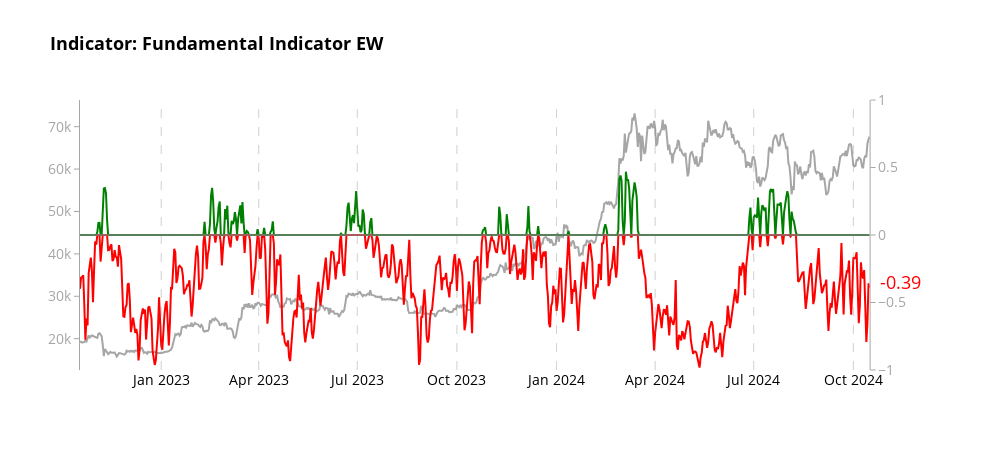
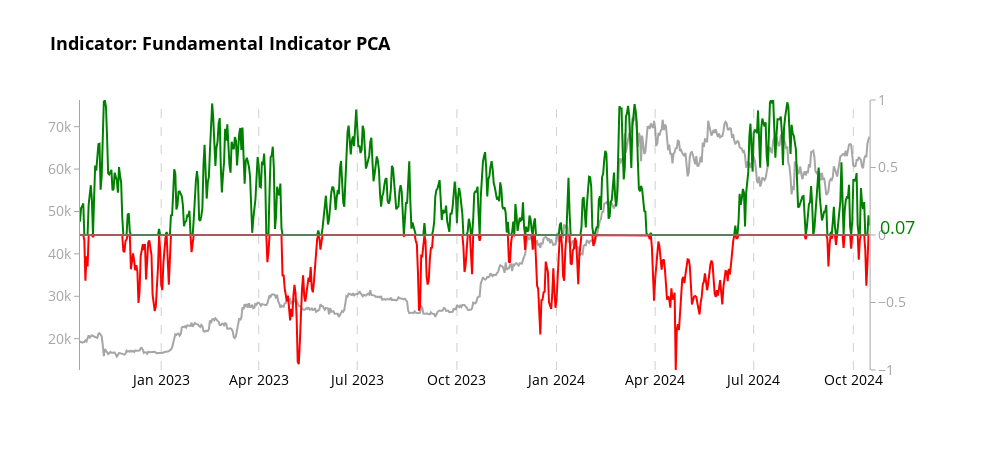
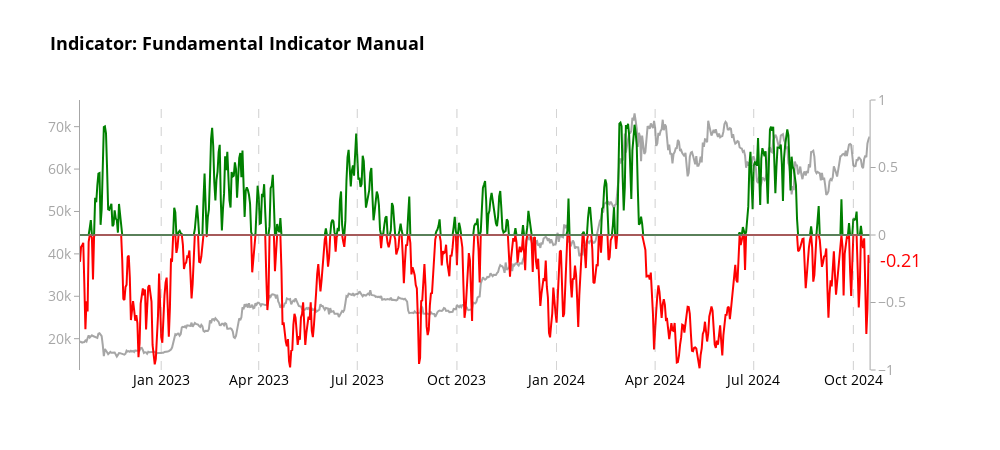

The notebook cell these images were saved under, in order:
### Code cell
# Create charts for each aggregator
aggregators = [
    ('aggregate_indicator_equalweight', "Indicator: Fundamental Indicator EW"),
    ('aggregate_indicator_PCA', "Indicator: Fundamental Indicator PCA"),
    ('aggregate_indicator_manual', "Indicator: Fundamental Indicator Manual")
    
]

for aggregator, title in aggregators:
    fig = create_aggregator_chart(merged_df, aggregator, title)
    
    # Shows the plot
    fig.show()
    
    # Optionally, save the plot as an HTML file
    pio.write_html(fig, file=f'aggregated_analysis_fundamental_{aggregator}_two_year.html')

print("All charts have been displayed and saved as separate HTML files.")

### Figure 1 — Plotly figure (JSON) as saved in the notebook; plotly's stock layout.template omitted (floating-point values rounded to 4 significant figures; data arrays with more than 128 entries replaced by an {"elided": "..."} marker saying what was removed)
{"data": [{"line": {"color": "rgba(128, 128, 128, 0.7)", "width": 2}, "mode": "lines", "name": "Price USD", "x": {"elided": "730 str values"}, "y": {"elided": "730 float values"}, "type": "scatter", "xaxis": "x", "yaxis": "y"}, {"fill": "tozeroy", "fillcolor": "rgba(255,0,0,0)", "line": {"color": "green", "width": 2}, "mode": "lines", "name": "aggregate_indicator_equalweight (Positive)", "x": {"elided": "730 str values"}, "y": {"elided": "730 float values"}, "type": "scatter", "xaxis": "x", "yaxis": "y2"}, {"fill": "tozeroy", "fillcolor": "rgba(0,0,255,0)", "line": {"color": "red", "width": 2}, "mode": "lines", "name": "aggregate_indicator_equalweight (Negative)", "x": {"elided": "730 str values"}, "y": {"elided": "730 float values"}, "type": "scatter", "xaxis": "x", "yaxis": "y2"}, {"hoverinfo": "skip", "line": {"color": "rgba(128, 128, 128, 0.7)", "width": 2}, "showlegend": false, "x": {"elided": "730 str values"}, "y": {"elided": "730 int values"}, "type": "scatter", "xaxis": "x", "yaxis": "y2"}], "layout": {"xaxis": {"anchor": "y", "domain": [0.0, 0.94], "tickfont": {"color": "black", "size": 14}, "showgrid": false, "zeroline": false}, "yaxis": {"anchor": "x", "domain": [0.0, 1.0], "tickfont": {"color": "rgba(128, 128, 128, 0.7)", "size": 14}, "title": {"font": {"size": 18}, "text": ""}, "showgrid": false, "zeroline": false, "showline": true, "linecolor": "rgba(128, 128, 128, 0.7)", "ticks": "outside", "tickcolor": "rgba(128, 128, 128, 0.7)"}, "yaxis2": {"anchor": "x", "overlaying": "y", "side": "right", "tickfont": {"color": "rgba(128, 128, 128, 0.7)", "size": 14}, "title": {"font": {"size": 18}, "text": ""}, "showgrid": false, "range": [-1, 1], "zeroline": false, "showline": true, "linecolor": "rgba(128, 128, 128, 0.7)", "ticks": "outside", "tickcolor": "rgba(128, 128, 128, 0.7)"}, "shapes": [{"line": {"color": "rgba(128, 128, 128, 0.7)", "dash": "dash", "width": 0.75}, "opacity": 0.7, "type": "line", "x0": "2023-01-01T00:00:00", "x1": "2023-01-01T00:00:00", "xref": "x", "y0": 0, "y1": 1, "yref": "y domain"}, {"line": {"color": "rgba(128, 128, 128, 0.7)", "dash": "dash", "width": 0.75}, "opacity": 0.7, "type": "line", "x0": "2024-01-01T00:00:00", "x1": "2024-01-01T00:00:00", "xref": "x", "y0": 0, "y1": 1, "yref": "y domain"}, {"line": {"color": "rgba(128, 128, 128, 0.7)", "dash": "dash", "width": 0.75}, "opacity": 0.7, "type": "line", "x0": "2023-04-01T00:00:00", "x1": "2023-04-01T00:00:00", "xref": "x", "y0": 0, "y1": 1, "yref": "y domain"}, {"line": {"color": "rgba(128, 128, 128, 0.7)", "dash": "dash", "width": 0.75}, "opacity": 0.7, "type": "line", "x0": "2024-04-01T00:00:00", "x1": "2024-04-01T00:00:00", "xref": "x", "y0": 0, "y1": 1, "yref": "y domain"}, {"line": {"color": "rgba(128, 128, 128, 0.7)", "dash": "dash", "width": 0.75}, "opacity": 0.7, "type": "line", "x0": "2023-07-01T00:00:00", "x1": "2023-07-01T00:00:00", "xref": "x", "y0": 0, "y1": 1, "yref": "y domain"}, {"line": {"color": "rgba(128, 128, 128, 0.7)", "dash": "dash", "width": 0.75}, "opacity": 0.7, "type": "line", "x0": "2024-07-01T00:00:00", "x1": "2024-07-01T00:00:00", "xref": "x", "y0": 0, "y1": 1, "yref": "y domain"}, {"line": {"color": "rgba(128, 128, 128, 0.7)", "dash": "dash", "width": 0.75}, "opacity": 0.7, "type": "line", "x0": "2023-10-01T00:00:00", "x1": "2023-10-01T00:00:00", "xref": "x", "y0": 0, "y1": 1, "yref": "y domain"}, {"line": {"color": "rgba(128, 128, 128, 0.7)", "dash": "dash", "width": 0.75}, "opacity": 0.7, "type": "line", "x0": "2024-10-01T00:00:00", "x1": "2024-10-01T00:00:00", "xref": "x", "y0": 0, "y1": 1, "yref": "y domain"}], "annotations": [{"align": "left", "font": {"color": "red", "size": 18}, "showarrow": false, "text": "-0.39", "x": 0.95, "xanchor": "left", "xref": "paper", "y": -0.3453, "yanchor": "middle", "yref": "y2"}], "title": {"font": {"color": "black", "size": 18, "weight": "bold"}, "text": "Indicator: Fundamental Indicator EW"}, "font": {"color": "black", "size": 14}, "showlegend": false, "hovermode": "x unified", "plot_bgcolor": "white", "paper_bgcolor": "white", "width": 1000, "height": 450}}

### Figure 2 — Plotly figure (JSON) as saved in the notebook; plotly's stock layout.template omitted (floating-point values rounded to 4 significant figures; data arrays with more than 128 entries replaced by an {"elided": "..."} marker saying what was removed)
{"data": [{"line": {"color": "rgba(128, 128, 128, 0.7)", "width": 2}, "mode": "lines", "name": "Price USD", "x": {"elided": "730 str values"}, "y": {"elided": "730 float values"}, "type": "scatter", "xaxis": "x", "yaxis": "y"}, {"fill": "tozeroy", "fillcolor": "rgba(255,0,0,0)", "line": {"color": "green", "width": 2}, "mode": "lines", "name": "aggregate_indicator_PCA (Positive)", "x": {"elided": "730 str values"}, "y": {"elided": "730 float values"}, "type": "scatter", "xaxis": "x", "yaxis": "y2"}, {"fill": "tozeroy", "fillcolor": "rgba(0,0,255,0)", "line": {"color": "red", "width": 2}, "mode": "lines", "name": "aggregate_indicator_PCA (Negative)", "x": {"elided": "730 str values"}, "y": {"elided": "730 float values"}, "type": "scatter", "xaxis": "x", "yaxis": "y2"}, {"hoverinfo": "skip", "line": {"color": "rgba(128, 128, 128, 0.7)", "width": 2}, "showlegend": false, "x": {"elided": "730 str values"}, "y": {"elided": "730 int values"}, "type": "scatter", "xaxis": "x", "yaxis": "y2"}], "layout": {"xaxis": {"anchor": "y", "domain": [0.0, 0.94], "tickfont": {"color": "black", "size": 14}, "showgrid": false, "zeroline": false}, "yaxis": {"anchor": "x", "domain": [0.0, 1.0], "tickfont": {"color": "rgba(128, 128, 128, 0.7)", "size": 14}, "title": {"font": {"size": 18}, "text": ""}, "showgrid": false, "zeroline": false, "showline": true, "linecolor": "rgba(128, 128, 128, 0.7)", "ticks": "outside", "tickcolor": "rgba(128, 128, 128, 0.7)"}, "yaxis2": {"anchor": "x", "overlaying": "y", "side": "right", "tickfont": {"color": "rgba(128, 128, 128, 0.7)", "size": 14}, "title": {"font": {"size": 18}, "text": ""}, "showgrid": false, "range": [-1, 1], "zeroline": false, "showline": true, "linecolor": "rgba(128, 128, 128, 0.7)", "ticks": "outside", "tickcolor": "rgba(128, 128, 128, 0.7)"}, "shapes": [{"line": {"color": "rgba(128, 128, 128, 0.7)", "dash": "dash", "width": 0.75}, "opacity": 0.7, "type": "line", "x0": "2023-01-01T00:00:00", "x1": "2023-01-01T00:00:00", "xref": "x", "y0": 0, "y1": 1, "yref": "y domain"}, {"line": {"color": "rgba(128, 128, 128, 0.7)", "dash": "dash", "width": 0.75}, "opacity": 0.7, "type": "line", "x0": "2024-01-01T00:00:00", "x1": "2024-01-01T00:00:00", "xref": "x", "y0": 0, "y1": 1, "yref": "y domain"}, {"line": {"color": "rgba(128, 128, 128, 0.7)", "dash": "dash", "width": 0.75}, "opacity": 0.7, "type": "line", "x0": "2023-04-01T00:00:00", "x1": "2023-04-01T00:00:00", "xref": "x", "y0": 0, "y1": 1, "yref": "y domain"}, {"line": {"color": "rgba(128, 128, 128, 0.7)", "dash": "dash", "width": 0.75}, "opacity": 0.7, "type": "line", "x0": "2024-04-01T00:00:00", "x1": "2024-04-01T00:00:00", "xref": "x", "y0": 0, "y1": 1, "yref": "y domain"}, {"line": {"color": "rgba(128, 128, 128, 0.7)", "dash": "dash", "width": 0.75}, "opacity": 0.7, "type": "line", "x0": "2023-07-01T00:00:00", "x1": "2023-07-01T00:00:00", "xref": "x", "y0": 0, "y1": 1, "yref": "y domain"}, {"line": {"color": "rgba(128, 128, 128, 0.7)", "dash": "dash", "width": 0.75}, "opacity": 0.7, "type": "line", "x0": "2024-07-01T00:00:00", "x1": "2024-07-01T00:00:00", "xref": "x", "y0": 0, "y1": 1, "yref": "y domain"}, {"line": {"color": "rgba(128, 128, 128, 0.7)", "dash": "dash", "width": 0.75}, "opacity": 0.7, "type": "line", "x0": "2023-10-01T00:00:00", "x1": "2023-10-01T00:00:00", "xref": "x", "y0": 0, "y1": 1, "yref": "y domain"}, {"line": {"color": "rgba(128, 128, 128, 0.7)", "dash": "dash", "width": 0.75}, "opacity": 0.7, "type": "line", "x0": "2024-10-01T00:00:00", "x1": "2024-10-01T00:00:00", "xref": "x", "y0": 0, "y1": 1, "yref": "y domain"}], "annotations": [{"align": "left", "font": {"color": "green", "size": 18}, "showarrow": false, "text": "0.07", "x": 0.95, "xanchor": "left", "xref": "paper", "y": 0.06215, "yanchor": "middle", "yref": "y2"}], "title": {"font": {"color": "black", "size": 18, "weight": "bold"}, "text": "Indicator: Fundamental Indicator PCA"}, "font": {"color": "black", "size": 14}, "showlegend": false, "hovermode": "x unified", "plot_bgcolor": "white", "paper_bgcolor": "white", "width": 1000, "height": 450}}

### Figure 3 — Plotly figure (JSON) as saved in the notebook; plotly's stock layout.template omitted (floating-point values rounded to 4 significant figures; data arrays with more than 128 entries replaced by an {"elided": "..."} marker saying what was removed)
{"data": [{"line": {"color": "rgba(128, 128, 128, 0.7)", "width": 2}, "mode": "lines", "name": "Price USD", "x": {"elided": "730 str values"}, "y": {"elided": "730 float values"}, "type": "scatter", "xaxis": "x", "yaxis": "y"}, {"fill": "tozeroy", "fillcolor": "rgba(255,0,0,0)", "line": {"color": "green", "width": 2}, "mode": "lines", "name": "aggregate_indicator_manual (Positive)", "x": {"elided": "730 str values"}, "y": {"elided": "730 float values"}, "type": "scatter", "xaxis": "x", "yaxis": "y2"}, {"fill": "tozeroy", "fillcolor": "rgba(0,0,255,0)", "line": {"color": "red", "width": 2}, "mode": "lines", "name": "aggregate_indicator_manual (Negative)", "x": {"elided": "730 str values"}, "y": {"elided": "730 float values"}, "type": "scatter", "xaxis": "x", "yaxis": "y2"}, {"hoverinfo": "skip", "line": {"color": "rgba(128, 128, 128, 0.7)", "width": 2}, "showlegend": false, "x": {"elided": "730 str values"}, "y": {"elided": "730 int values"}, "type": "scatter", "xaxis": "x", "yaxis": "y2"}], "layout": {"xaxis": {"anchor": "y", "domain": [0.0, 0.94], "tickfont": {"color": "black", "size": 14}, "showgrid": false, "zeroline": false}, "yaxis": {"anchor": "x", "domain": [0.0, 1.0], "tickfont": {"color": "rgba(128, 128, 128, 0.7)", "size": 14}, "title": {"font": {"size": 18}, "text": ""}, "showgrid": false, "zeroline": false, "showline": true, "linecolor": "rgba(128, 128, 128, 0.7)", "ticks": "outside", "tickcolor": "rgba(128, 128, 128, 0.7)"}, "yaxis2": {"anchor": "x", "overlaying": "y", "side": "right", "tickfont": {"color": "rgba(128, 128, 128, 0.7)", "size": 14}, "title": {"font": {"size": 18}, "text": ""}, "showgrid": false, "range": [-1, 1], "zeroline": false, "showline": true, "linecolor": "rgba(128, 128, 128, 0.7)", "ticks": "outside", "tickcolor": "rgba(128, 128, 128, 0.7)"}, "shapes": [{"line": {"color": "rgba(128, 128, 128, 0.7)", "dash": "dash", "width": 0.75}, "opacity": 0.7, "type": "line", "x0": "2023-01-01T00:00:00", "x1": "2023-01-01T00:00:00", "xref": "x", "y0": 0, "y1": 1, "yref": "y domain"}, {"line": {"color": "rgba(128, 128, 128, 0.7)", "dash": "dash", "width": 0.75}, "opacity": 0.7, "type": "line", "x0": "2024-01-01T00:00:00", "x1": "2024-01-01T00:00:00", "xref": "x", "y0": 0, "y1": 1, "yref": "y domain"}, {"line": {"color": "rgba(128, 128, 128, 0.7)", "dash": "dash", "width": 0.75}, "opacity": 0.7, "type": "line", "x0": "2023-04-01T00:00:00", "x1": "2023-04-01T00:00:00", "xref": "x", "y0": 0, "y1": 1, "yref": "y domain"}, {"line": {"color": "rgba(128, 128, 128, 0.7)", "dash": "dash", "width": 0.75}, "opacity": 0.7, "type": "line", "x0": "2024-04-01T00:00:00", "x1": "2024-04-01T00:00:00", "xref": "x", "y0": 0, "y1": 1, "yref": "y domain"}, {"line": {"color": "rgba(128, 128, 128, 0.7)", "dash": "dash", "width": 0.75}, "opacity": 0.7, "type": "line", "x0": "2023-07-01T00:00:00", "x1": "2023-07-01T00:00:00", "xref": "x", "y0": 0, "y1": 1, "yref": "y domain"}, {"line": {"color": "rgba(128, 128, 128, 0.7)", "dash": "dash", "width": 0.75}, "opacity": 0.7, "type": "line", "x0": "2024-07-01T00:00:00", "x1": "2024-07-01T00:00:00", "xref": "x", "y0": 0, "y1": 1, "yref": "y domain"}, {"line": {"color": "rgba(128, 128, 128, 0.7)", "dash": "dash", "width": 0.75}, "opacity": 0.7, "type": "line", "x0": "2023-10-01T00:00:00", "x1": "2023-10-01T00:00:00", "xref": "x", "y0": 0, "y1": 1, "yref": "y domain"}, {"line": {"color": "rgba(128, 128, 128, 0.7)", "dash": "dash", "width": 0.75}, "opacity": 0.7, "type": "line", "x0": "2024-10-01T00:00:00", "x1": "2024-10-01T00:00:00", "xref": "x", "y0": 0, "y1": 1, "yref": "y domain"}], "annotations": [{"align": "left", "font": {"color": "red", "size": 18}, "showarrow": false, "text": "-0.21", "x": 0.95, "xanchor": "left", "xref": "paper", "y": -0.1833, "yanchor": "middle", "yref": "y2"}], "title": {"font": {"color": "black", "size": 18, "weight": "bold"}, "text": "Indicator: Fundamental Indicator Manual"}, "font": {"color": "black", "size": 14}, "showlegend": false, "hovermode": "x unified", "plot_bgcolor": "white", "paper_bgcolor": "white", "width": 1000, "height": 450}}
